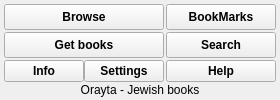
     <widget class="QWidget" name="mainpage">
      <property name="font">
       <font>
        <pointsize>9</pointsize>
        <weight>75</weight>
        <bold>true</bold>
       </font>
      </property>
      <layout class="QVBoxLayout" name="verticalLayout_12">
       <property name="spacing">
        <number>0</number>
       </property>
       <property name="margin">
        <number>3</number>
       </property>
       <item>
        <layout class="QGridLayout" name="gridLayout">
         <property name="sizeConstraint">
          <enum>QLayout::SetMinimumSize</enum>
         </property>
         <property name="margin">
          <number>1</number>
         </property>
         <property name="spacing">
          <number>2</number>
         </property>
         <item row="1" column="0">
          <layout class="QHBoxLayout" name="horizontalLayout">
           <property name="spacing">
            <number>0</number>
           </property>
           <property name="sizeConstraint">
            <enum>QLayout::SetMinimumSize</enum>
           </property>
           <item>
            <widget class="QToolButton" name="openBTN">
             <property name="sizePolicy">
              <sizepolicy hsizetype="Fixed" vsizetype="MinimumExpanding">
               <horstretch>0</horstretch>
               <verstretch>0</verstretch>
              </sizepolicy>
             </property>
             <property name="minimumSize">
              <size>
               <width>110</width>
               <height>21</height>
              </size>
             </property>
             <property name="maximumSize">
              <size>
               <width>1000</width>
               <height>16777215</height>
              </size>
             </property>
             <property name="baseSize">
              <size>
               <width>110</width>
               <height>90</height>
              </size>
             </property>
             <property name="font">
              <font>
               <weight>75</weight>
               <italic>false</italic>
               <bold>true</bold>
              </font>
             </property>
             <property name="layoutDirection">
              <enum>Qt::LeftToRight</enum>
             </property>
             <property name="autoFillBackground">
              <bool>false</bool>
             </property>
             <property name="text">
              <string>Browse</string>
             </property>
             <property name="icon">
              <iconset resource="Orayta.qrc">
               <normaloff>:/Icons/Orayta.png</normaloff>:/Icons/Orayta.png</iconset>
             </property>
             <property name="iconSize">
              <size>
               <width>100</width>
               <height>100</height>
              </size>
             </property>
             <property name="toolButtonStyle">
              <enum>Qt::ToolButtonTextUnderIcon</enum>
             </property>
            </widget>
           </item>
          </layout>
         </item>
         <item row="1" column="1">
          <layout class="QHBoxLayout" name="horizontalLayout_11">
           <property name="spacing">
            <number>0</number>
           </property>
           <property name="sizeConstraint">
            <enum>QLayout::SetMinimumSize</enum>
           </property>
           <item>
            <widget class="QToolButton" name="bookMarksBTN">
             <property name="sizePolicy">
              <sizepolicy hsizetype="Fixed" vsizetype="MinimumExpanding">
               <horstretch>0</horstretch>
               <verstretch>0</verstretch>
              </sizepolicy>
             </property>
             <property name="minimumSize">
              <size>
               <width>110</width>
               <height>21</height>
              </size>
             </property>
             <property name="maximumSize">
              <size>
               <width>1000</width>
               <height>16777215</height>
              </size>
             </property>
             <property name="baseSize">
              <size>
               <width>110</width>
               <height>90</height>
              </size>
             </property>
             <property name="font">
              <font>
               <weight>75</weight>
               <italic>false</italic>
               <bold>true</bold>
              </font>
             </property>
             <property name="layoutDirection">
              <enum>Qt::LeftToRight</enum>
             </property>
             <property name="autoFillBackground">
              <bool>false</bool>
             </property>
             <property name="text">
              <string>BookMarks</string>
             </property>
             <property name="icon">
              <iconset resource="Orayta.qrc">
               <normaloff>:/Icons/bookmarks-big.png</normaloff>:/Icons/bookmarks-big.png</iconset>
             </property>
             <property name="iconSize">
              <size>
               <width>100</width>
               <height>100</height>
              </size>
             </property>
             <property name="toolButtonStyle">
              <enum>Qt::ToolButtonTextUnderIcon</enum>
             </property>
            </widget>
           </item>
          </layout>
         </item>
         <item row="4" column="1">
          <layout class="QHBoxLayout" name="horizontalLayout_13">
           <property name="spacing">
            <number>0</number>
           </property>
           <property name="sizeConstraint">
            <enum>QLayout::SetMinimumSize</enum>
           </property>
           <item>
            <widget class="QToolButton" name="searchBTN">
             <property name="sizePolicy">
              <sizepolicy hsizetype="Fixed" vsizetype="MinimumExpanding">
               <horstretch>0</horstretch>
               <verstretch>0</verstretch>
              </sizepolicy>
             </property>
             <property name="minimumSize">
              <size>
               <width>110</width>
               <height>21</height>
              </size>
             </property>
             <property name="maximumSize">
              <size>
               <width>1000</width>
               <height>16777215</height>
              </size>
             </property>
             <property name="baseSize">
              <size>
               <width>110</width>
               <height>90</height>
              </size>
             </property>
             <property name="font">
              <font>
               <weight>75</weight>
               <italic>false</italic>
               <bold>true</bold>
              </font>
             </property>
             <property name="autoFillBackground">
              <bool>false</bool>
             </property>
             <property name="text">
              <string>Search</string>
             </property>
             <property name="icon">
              <iconset resource="Orayta.qrc">
               <normaloff>:/Icons/booksearch.png</normaloff>:/Icons/booksearch.png</iconset>
             </property>
             <property name="iconSize">
              <size>
               <width>100</width>
               <height>100</height>
              </size>
             </property>
             <property name="toolButtonStyle">
              <enum>Qt::ToolButtonTextUnderIcon</enum>
             </property>
            </widget>
           </item>
          </layout>
         </item>
         <item row="4" column="0">
          <layout class="QHBoxLayout" name="horizontalLayout_12">
           <property name="spacing">
            <number>0</number>
           </property>
           <property name="sizeConstraint">
            <enum>QLayout::SetMinimumSize</enum>
           </property>
           <item>
            <widget class="QToolButton" name="getbooksBTN">
             <property name="sizePolicy">
              <sizepolicy hsizetype="Fixed" vsizetype="MinimumExpanding">
               <horstretch>0</horstretch>
               <verstretch>0</verstretch>
              </sizepolicy>
             </property>
             <property name="minimumSize">
              <size>
               <width>110</width>
               <height>21</height>
              </size>
             </property>
             <property name="maximumSize">
              <size>
               <width>1000</width>
               <height>16777215</height>
              </size>
             </property>
             <property name="baseSize">
              <size>
               <width>110</width>
               <height>90</height>
              </size>
             </property>
             <property name="font">
              <font>
               <weight>75</weight>
               <italic>false</italic>
               <bold>true</bold>
              </font>
             </property>
             <property name="autoFillBackground">
              <bool>false</bool>
             </property>
             <property name="text">
              <string>Get books</string>
             </property>
             <property name="icon">
              <iconset resource="Orayta.qrc">
               <normaloff>:/Icons/dl-book.png</normaloff>:/Icons/dl-book.png</iconset>
             </property>
             <property name="iconSize">
              <size>
               <width>100</width>
               <height>100</height>
              </size>
             </property>
             <property name="toolButtonStyle">
              <enum>Qt::ToolButtonTextUnderIcon</enum>
             </property>
            </widget>
           </item>
          </layout>
         </item>
         <item row="5" column="1">
          <layout class="QHBoxLayout" name="horizontalLayout_19">
           <property name="spacing">
            <number>0</number>
           </property>
           <property name="sizeConstraint">
            <enum>QLayout::SetMaximumSize</enum>
           </property>
           <item>
            <widget class="QPushButton" name="helpBTN">
             <property name="sizePolicy">
              <sizepolicy hsizetype="Fixed" vsizetype="Fixed">
               <horstretch>0</horstretch>
               <verstretch>0</verstretch>
              </sizepolicy>
             </property>
             <property name="minimumSize">
              <size>
               <width>0</width>
               <height>21</height>
              </size>
             </property>
             <property name="maximumSize">
              <size>
               <width>1000</width>
               <height>30</height>
              </size>
             </property>
             <property name="baseSize">
              <size>
               <width>80</width>
               <height>20</height>
              </size>
             </property>
             <property name="font">
              <font>
               <weight>75</weight>
               <italic>false</italic>
               <bold>true</bold>
              </font>
             </property>
             <property name="autoFillBackground">
              <bool>false</bool>
             </property>
             <property name="text">
              <string>Help</string>
             </property>
             <property name="icon">
              <iconset resource="Orayta.qrc">
               <normaloff>:/Icons/help-contents.png</normaloff>:/Icons/help-contents.png</iconset>
             </property>
             <property name="iconSize">
              <size>
               <width>20</width>
               <height>20</height>
              </size>
             </property>
            </widget>
           </item>
          </layout>
         </item>
         <item row="5" column="0">
          <layout class="QHBoxLayout" name="horizontalLayout_20">
           <property name="spacing">
            <number>0</number>
           </property>
           <property name="sizeConstraint">
            <enum>QLayout::SetMaximumSize</enum>
           </property>
           <item>
            <widget class="QPushButton" name="aboutBTN">
             <property name="sizePolicy">
              <sizepolicy hsizetype="Fixed" vsizetype="Fixed">
               <horstretch>0</horstretch>
               <verstretch>0</verstretch>
              </sizepolicy>
             </property>
             <property name="minimumSize">
              <size>
               <width>0</width>
               <height>21</height>
              </size>
             </property>
             <property name="maximumSize">
              <size>
               <width>1000</width>
               <height>30</height>
              </size>
             </property>
             <property name="baseSize">
              <size>
               <width>80</width>
               <height>20</height>
              </size>
             </property>
             <property name="font">
              <font>
               <weight>75</weight>
               <italic>false</italic>
               <bold>true</bold>
              </font>
             </property>
             <property name="autoFillBackground">
              <bool>false</bool>
             </property>
             <property name="text">
              <string>Info</string>
             </property>
             <property name="icon">
              <iconset resource="Orayta.qrc">
               <normaloff>:/Icons/help-about.png</normaloff>:/Icons/help-about.png</iconset>
             </property>
             <property name="iconSize">
              <size>
               <width>20</width>
               <height>20</height>
              </size>
             </property>
            </widget>
           </item>
           <item>
            <widget class="QPushButton" name="settingsBTN">
             <property name="sizePolicy">
              <sizepolicy hsizetype="Fixed" vsizetype="Fixed">
               <horstretch>0</horstretch>
               <verstretch>0</verstretch>
              </sizepolicy>
             </property>
             <property name="minimumSize">
              <size>
               <width>0</width>
               <height>21</height>
              </size>
             </property>
             <property name="maximumSize">
              <size>
               <width>1000</width>
               <height>30</height>
              </size>
             </property>
             <property name="baseSize">
              <size>
               <width>80</width>
               <height>20</height>
              </size>
             </property>
             <property name="font">
              <font>
               <weight>75</weight>
               <italic>false</italic>
               <bold>true</bold>
              </font>
             </property>
             <property name="autoFillBackground">
              <bool>false</bool>
             </property>
             <property name="text">
              <string>Settings</string>
             </property>
             <property name="icon">
              <iconset resource="Orayta.qrc">
               <normaloff>:/Icons/configure.png</normaloff>:/Icons/configure.png</iconset>
             </property>
             <property name="iconSize">
              <size>
               <width>20</width>
               <height>20</height>
              </size>
             </property>
            </widget>
           </item>
          </layout>
         </item>
        </layout>
       </item>
       <item>
        <widget class="QLabel" name="label_2">
         <property name="sizePolicy">
          <sizepolicy hsizetype="Preferred" vsizetype="Maximum">
           <horstretch>0</horstretch>
           <verstretch>0</verstretch>
          </sizepolicy>
         </property>
         <property name="font">
          <font>
           <weight>50</weight>
           <bold>false</bold>
          </font>
         </property>
         <property name="styleSheet">
          <string notr="true">font: normal ;</string>
         </property>
         <property name="text">
          <string>Orayta - Jewish books</string>
         </property>
         <property name="alignment">
          <set>Qt::AlignCenter</set>
         </property>
         <property name="margin">
          <number>2</number>
         </property>
        </widget>
       </item>
      </layout>
     </widget>
